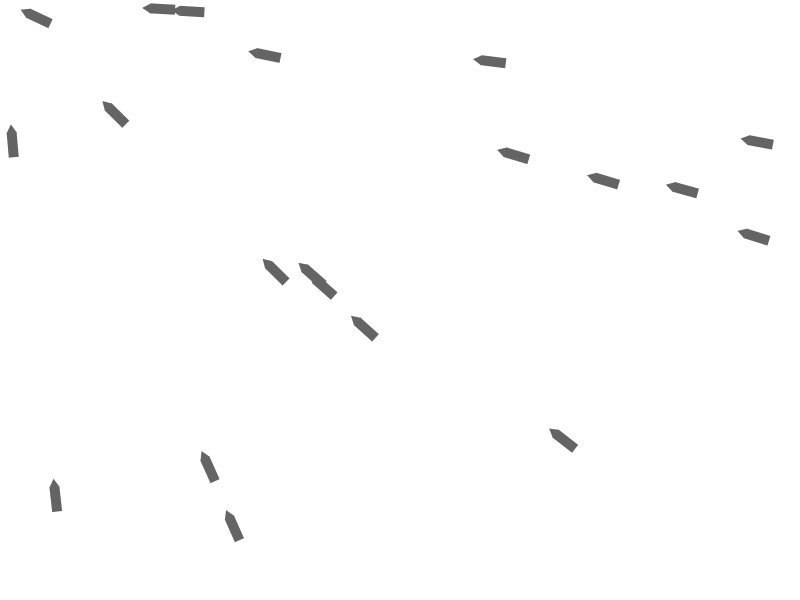
Frame 1 (no input)
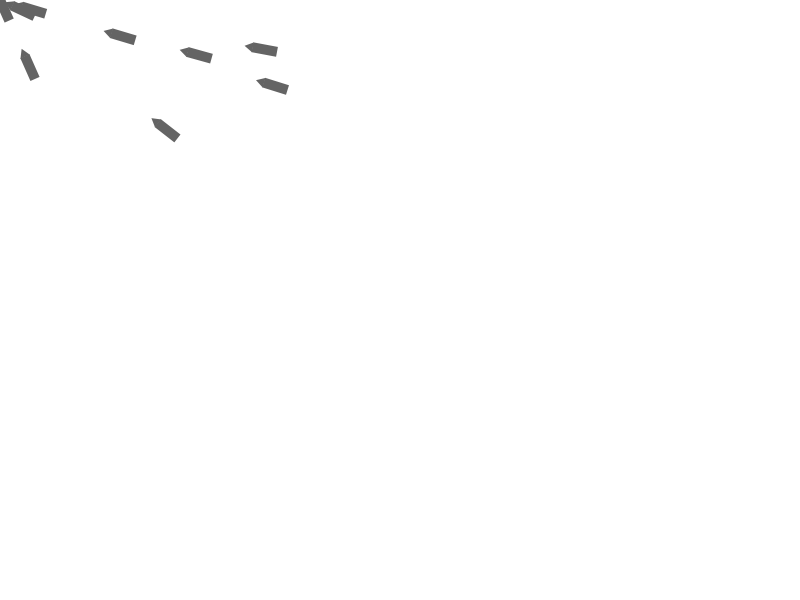
Frame 60 (the mouse pressed at the canvas centre just before this capture)
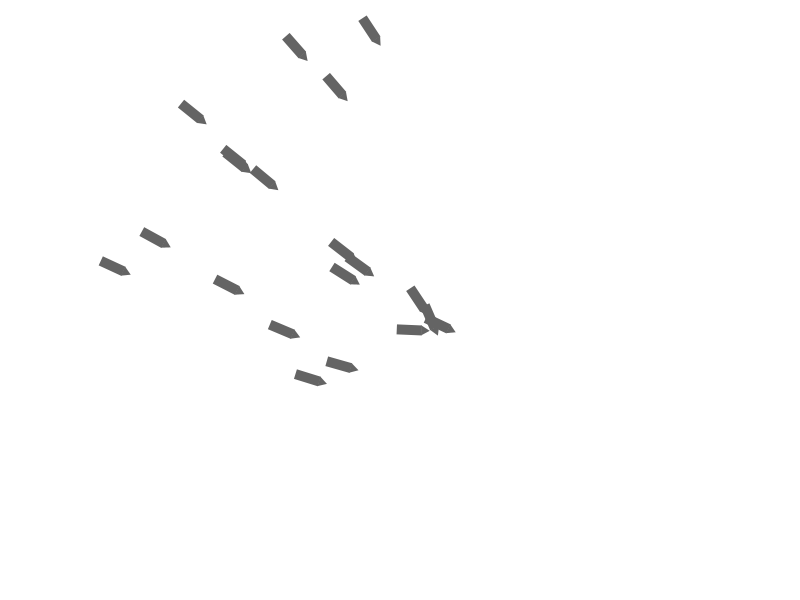
Frame 120 (the mouse held since frame 60 and released just before this capture)

The Processing sketch that drew these frames (run headless with seeded random() and noise(); from frame 60 on, the mouse is pressed at the canvas centre):

// Processing sketch: vector_movers_mouse_location
// ── vector_movers_mouse_location.pde

Mover[] movers = new Mover[20];

void setup() {
  size(800, 600);
  for (int i = 0; i < movers.length; i++) {
    movers[i] =  new Mover();
  }
}


void draw() {
  background(255);
  for (int i = 0; i < movers.length; i++) {
    movers[i].update();
    movers[i].display();
  }
}

class Mover {

  PVector location;
  PVector volocity;
  PVector mouse;
  PVector acceleration;

  Mover() {
    location = new PVector(random(width), random(height));
    volocity = new PVector(0, 0);
  }

  void update() {
    mouse = new PVector(mouseX, mouseY);
    acceleration = PVector.sub(mouse, location);
    acceleration.normalize();
    acceleration.mult(0.5);
    volocity.add(acceleration);
    volocity.limit(10);
    location.add(volocity);
  }

  void display() {
    noStroke();
    fill(100);
    float theta = volocity.heading2D();
    pushMatrix();
    translate(location.x, location.y);
    rotate(theta);
    rectMode(CENTER);
    rect(0, 0, 25, 10);
    triangle(20.5, 0, 12, -5, 12, 5);
    popMatrix();
  }
}
